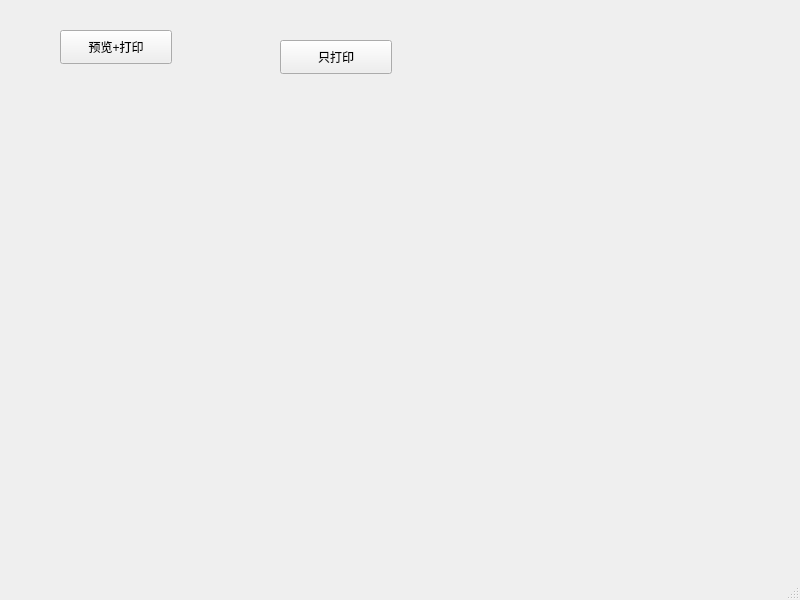
<?xml version="1.0" encoding="UTF-8"?>
<ui version="4.0">
 <class>MainWindow</class>
 <widget class="QMainWindow" name="MainWindow">
  <property name="geometry">
   <rect>
    <x>0</x>
    <y>0</y>
    <width>800</width>
    <height>600</height>
   </rect>
  </property>
  <property name="windowTitle">
   <string>MainWindow</string>
  </property>
  <widget class="QWidget" name="centralwidget">
   <widget class="QPushButton" name="pushButton">
    <property name="geometry">
     <rect>
      <x>60</x>
      <y>30</y>
      <width>112</width>
      <height>34</height>
     </rect>
    </property>
    <property name="text">
     <string>预览+打印</string>
    </property>
   </widget>
   <widget class="QPushButton" name="pushButton_2">
    <property name="geometry">
     <rect>
      <x>280</x>
      <y>40</y>
      <width>112</width>
      <height>34</height>
     </rect>
    </property>
    <property name="text">
     <string>只打印</string>
    </property>
   </widget>
  </widget>
  <widget class="QMenuBar" name="menubar">
   <property name="geometry">
    <rect>
     <x>0</x>
     <y>0</y>
     <width>800</width>
     <height>26</height>
    </rect>
   </property>
  </widget>
  <widget class="QStatusBar" name="statusbar"/>
 </widget>
 <resources/>
 <connections/>
</ui>
